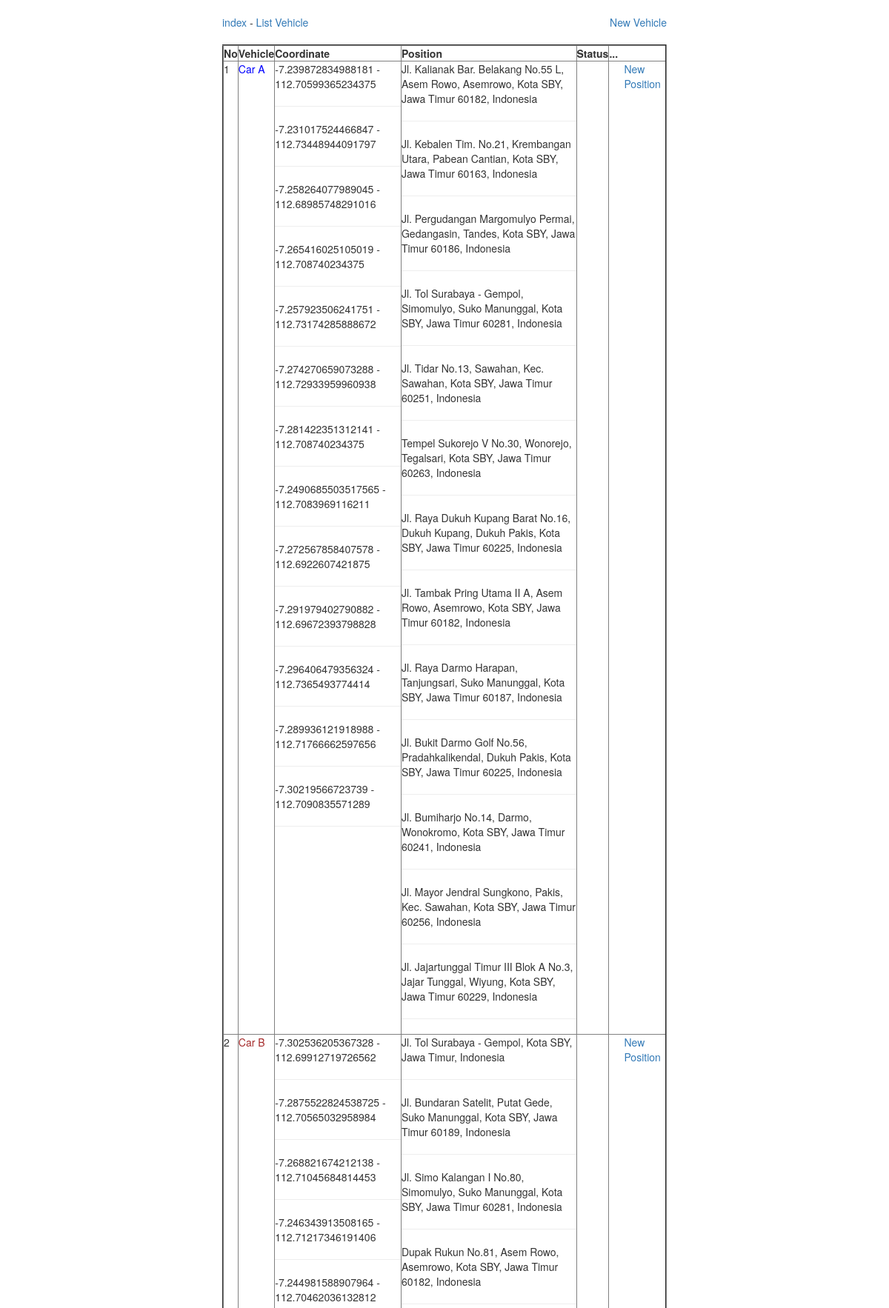
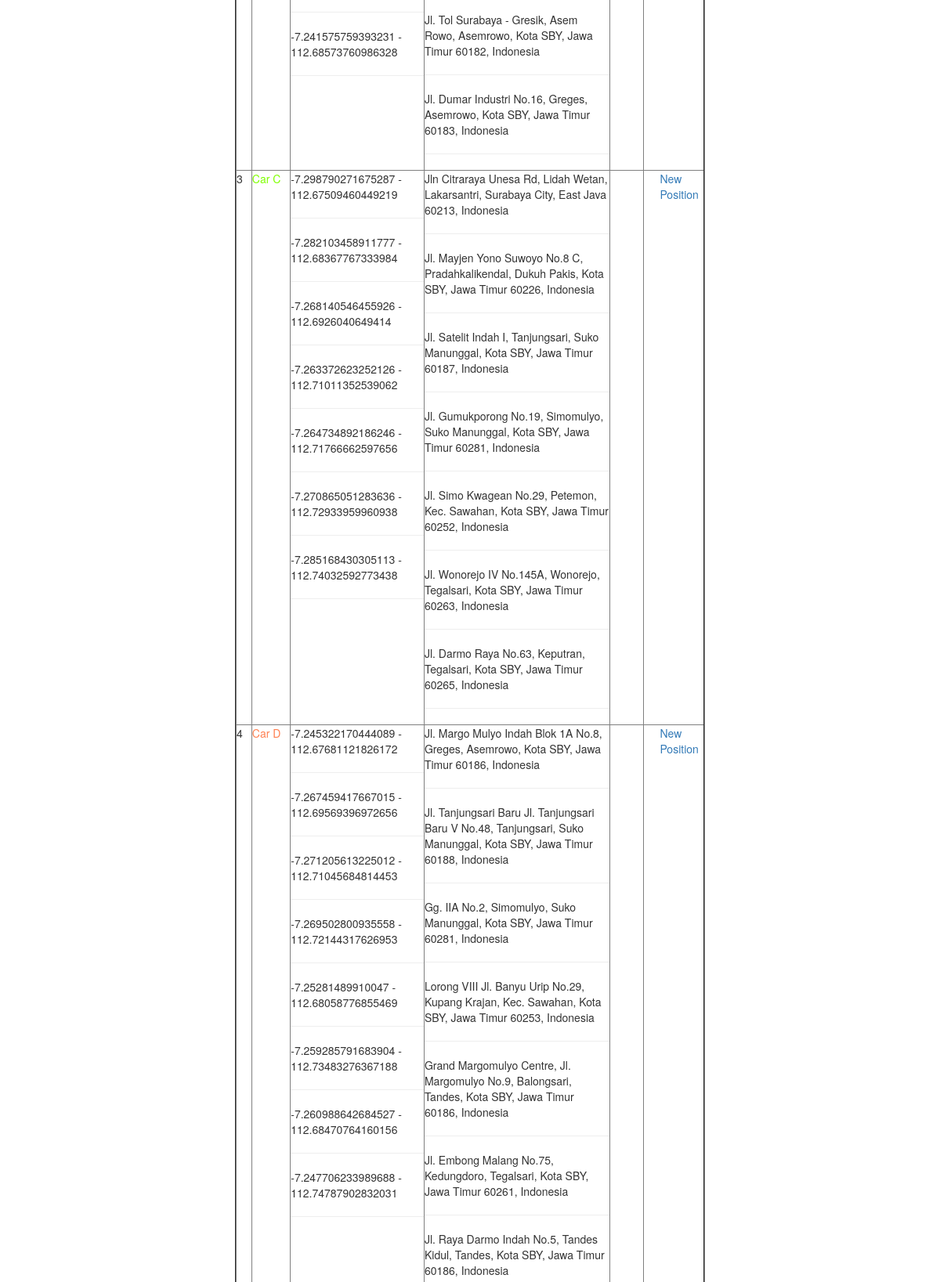
Screenshot of /listvehicle.php (upper part) with the database file from the repository (2 pictures, top to bottom).
### tables this page shows
CREATE TABLE `vehicle` (
  `id` int(11) NOT NULL AUTO_INCREMENT,
  `name` varchar(2226) NOT NULL,
  `color` varchar(2225) DEFAULT NULL,
  PRIMARY KEY (`id`)
);

CREATE TABLE `route_vehicle` (
  `id` int(11) NOT NULL AUTO_INCREMENT,
  `id_vehicle` int(11) NOT NULL,
  `position` varchar(2225) NOT NULL,
  `lng` varchar(2225) NOT NULL,
  `lat` varchar(2225) NOT NULL,
  PRIMARY KEY (`id`)
);

### listvehicle.php (the view, shortened to what this page needs)
<!DOCTYPE html >
  <head>
    <link rel="stylesheet" href="https://maxcdn.bootstrapcdn.com/bootstrap/3.3.7/css/bootstrap.min.css">
  </head>
  <body>
    <div id="show">
        <a href="index.php">index</a> -
        <a href="listvehicle.php">List Vehicle</a>
        <a data-toggle="modal" data-target="#newvehicle" style="float: right; cursor: pointer; margin-left: 20px;">New Vehicle </a>
    </div>
    <div id="map">
      <table border="2px;" style="width: 100%;">
        <thead>
          <tr>
            <th>No</th>
            <th>Vehicle</th>
            <th>Coordinate</th>
            <th>Position</th>
            <th>Status</th>
            <th>...</th>
          </tr>
        </thead>
        <tbody>
          <?php
          include "database.php";
          $no     = 1;
          $query  = "SELECT * FROM vehicle";
          $result = $connection->query($query);
          while ($row = @mysqli_fetch_assoc($result)){
          ?>
          <tr>
            <td valign="top"><?php echo $no++;?></td>
            <td valign="top"><span style="color: <?php echo $row['color']?>;"><?php echo $row['name'];?></span></td>
            <td valign="top">
              <?php
              $query_coordinate = "SELECT * FROM route_vehicle where id_vehicle = ".$row['id']." ";
              $coordinate = $connection->query($query_coordinate);
              while ($data_coordinate = @mysqli_fetch_assoc($coordinate)){
                echo $data_coordinate['lat'].' - '.$data_coordinate['lng'].'<hr>';
              }
              ?>
            </td>
            <td valign="top">
              <?php
              $query_coordinate = "SELECT * FROM route_vehicle where id_vehicle = ".$row['id']." ";
              $coordinate = $connection->query($query_coordinate);
              while ($data_coordinate = @mysqli_fetch_assoc($coordinate)){
                echo $data_coordinate['position'].'<hr>';
              }
              ?>
            </td>
            <td valign="top"></td>
            <td valign="top"><a href="newposition.php?id_car=<?php echo $row['id']?>&name_car=<?php echo $row['name']?>" style="float: right; cursor: pointer; margin-left: 20px;">New Position </a></td>
          </tr>
          <?php } ?>
        </tbody>
      </table>
    </div>
  </body>
</html>

### listvehicle.php (style rules this page uses)
#map { height: 50%; width: 50%; margin-left:auto; margin-right:auto; margin-top:auto; margin-bottom:auto; left:0; right:0; top:0%; bottom:0; }
#show { width: 50%; margin-left:auto; margin-right:auto; margin-top:20px; margin-bottom:20px; left:0; right:0; top:0%; bottom:0; }
html, body { height: 100%; margin: 0; padding: 0; }

### rows the page displays
vehicle: name "Car A"
route_vehicle: lat "-7.239872834988181", lng "112.70599365234375", position "Jl. Kalianak Bar. Belakang No.55 L, Asem Rowo, Asemrowo, Kota SBY, Jawa Timur 60182, Indonesia"
route_vehicle: lat "-7.231017524466847", lng "112.73448944091797", position "Jl. Kebalen Tim. No.21, Krembangan Utara, Pabean Cantian, Kota SBY, Jawa Timur 60163, Indonesia"
route_vehicle: lat "-7.258264077989045", lng "112.68985748291016", position "Jl. Pergudangan Margomulyo Permai, Gedangasin, Tandes, Kota SBY, Jawa Timur 60186, Indonesia"
route_vehicle: lat "-7.265416025105019", lng "112.708740234375", position "Jl. Tol Surabaya - Gempol, Simomulyo, Suko Manunggal, Kota SBY, Jawa Timur 60281, Indonesia"
route_vehicle: lat "-7.257923506241751", lng "112.73174285888672", position "Jl. Tidar No.13, Sawahan, Kec. Sawahan, Kota SBY, Jawa Timur 60251, Indonesia"
route_vehicle: lat "-7.274270659073288", lng "112.72933959960938", position "Tempel Sukorejo V No.30, Wonorejo, Tegalsari, Kota SBY, Jawa Timur 60263, Indonesia"
route_vehicle: lat "-7.281422351312141", lng "112.708740234375", position "Jl. Raya Dukuh Kupang Barat No.16, Dukuh Kupang, Dukuh Pakis, Kota SBY, Jawa Timur 60225, Indonesia"
route_vehicle: lat "-7.2490685503517565", lng "112.7083969116211", position "Jl. Tambak Pring Utama II A, Asem Rowo, Asemrowo, Kota SBY, Jawa Timur 60182, Indonesia"
route_vehicle: lat "-7.272567858407578", lng "112.6922607421875", position "Jl. Raya Darmo Harapan, Tanjungsari, Suko Manunggal, Kota SBY, Jawa Timur 60187, Indonesia"
route_vehicle: lat "-7.291979402790882", lng "112.69672393798828", position "Jl. Bukit Darmo Golf No.56, Pradahkalikendal, Dukuh Pakis, Kota SBY, Jawa Timur 60225, Indonesia"
route_vehicle: lat "-7.296406479356324", lng "112.7365493774414", position "Jl. Bumiharjo No.14, Darmo, Wonokromo, Kota SBY, Jawa Timur 60241, Indonesia"
route_vehicle: lat "-7.289936121918988", lng "112.71766662597656", position "Jl. Mayor Jendral Sungkono, Pakis, Kec. Sawahan, Kota SBY, Jawa Timur 60256, Indonesia"
route_vehicle: lat "-7.30219566723739", lng "112.7090835571289", position "Jl. Jajartunggal Timur III Blok A No.3, Jajar Tunggal, Wiyung, Kota SBY, Jawa Timur 60229, Indonesia"
vehicle: name "Car B"
route_vehicle: lat "-7.302536205367328", lng "112.69912719726562", position "Jl. Tol Surabaya - Gempol, Kota SBY, Jawa Timur, Indonesia"
route_vehicle: lat "-7.2875522824538725", lng "112.70565032958984", position "Jl. Bundaran Satelit, Putat Gede, Suko Manunggal, Kota SBY, Jawa Timur 60189, Indonesia"
route_vehicle: lat "-7.268821674212138", lng "112.71045684814453", position "Jl. Simo Kalangan I No.80, Simomulyo, Suko Manunggal, Kota SBY, Jawa Timur 60281, Indonesia"
route_vehicle: lat "-7.246343913508165", lng "112.71217346191406", position "Dupak Rukun No.81, Asem Rowo, Asemrowo, Kota SBY, Jawa Timur 60182, Indonesia"
route_vehicle: lat "-7.244981588907964", lng "112.70462036132812", position "Jl. Tol Surabaya - Gresik, Asem Rowo, Asemrowo, Kota SBY, Jawa Timur 60182, Indonesia"
route_vehicle: lat "-7.241575759393231", lng "112.68573760986328", position "Jl. Dumar Industri No.16, Greges, Asemrowo, Kota SBY, Jawa Timur 60183, Indonesia"
vehicle: name "Car C"
route_vehicle: lat "-7.298790271675287", lng "112.67509460449219", position "Jln Citraraya Unesa Rd, Lidah Wetan, Lakarsantri, Surabaya City, East Java 60213, Indonesia"
route_vehicle: lat "-7.282103458911777", lng "112.68367767333984", position "Jl. Mayjen Yono Suwoyo No.8 C, Pradahkalikendal, Dukuh Pakis, Kota SBY, Jawa Timur 60226, Indonesia"
route_vehicle: lat "-7.268140546455926", lng "112.6926040649414", position "Jl. Satelit Indah I, Tanjungsari, Suko Manunggal, Kota SBY, Jawa Timur 60187, Indonesia"
route_vehicle: lat "-7.263372623252126", lng "112.71011352539062", position "Jl. Gumukporong No.19, Simomulyo, Suko Manunggal, Kota SBY, Jawa Timur 60281, Indonesia"
route_vehicle: lat "-7.264734892186246", lng "112.71766662597656", position "Jl. Simo Kwagean No.29, Petemon, Kec. Sawahan, Kota SBY, Jawa Timur 60252, Indonesia"
route_vehicle: lat "-7.270865051283636", lng "112.72933959960938", position "Jl. Wonorejo IV No.145A, Wonorejo, Tegalsari, Kota SBY, Jawa Timur 60263, Indonesia"
route_vehicle: lat "-7.285168430305113", lng "112.74032592773438", position "Jl. Darmo Raya No.63, Keputran, Tegalsari, Kota SBY, Jawa Timur 60265, Indonesia"
vehicle: name "Car D"
route_vehicle: lat "-7.245322170444089", lng "112.67681121826172", position "Jl. Margo Mulyo Indah Blok 1A No.8, Greges, Asemrowo, Kota SBY, Jawa Timur 60186, Indonesia"
route_vehicle: lat "-7.267459417667015", lng "112.69569396972656", position "Jl. Tanjungsari Baru Jl. Tanjungsari Baru V No.48, Tanjungsari, Suko Manunggal, Kota SBY, Jawa Timur 60188, Indonesia"
route_vehicle: lat "-7.271205613225012", lng "112.71045684814453", position "Gg. IIA No.2, Simomulyo, Suko Manunggal, Kota SBY, Jawa Timur 60281, Indonesia"
route_vehicle: lat "-7.269502800935558", lng "112.72144317626953", position "Lorong VIII Jl. Banyu Urip No.29, Kupang Krajan, Kec. Sawahan, Kota SBY, Jawa Timur 60253, Indonesia"
route_vehicle: lat "-7.25281489910047", lng "112.68058776855469", position "Grand Margomulyo Centre, Jl. Margomulyo No.9, Balongsari, Tandes, Kota SBY, Jawa Timur 60186, Indonesia"
route_vehicle: lat "-7.259285791683904", lng "112.73483276367188", position "Jl. Embong Malang No.75, Kedungdoro, Tegalsari, Kota SBY, Jawa Timur 60261, Indonesia"
route_vehicle: lat "-7.260988642684527", lng "112.68470764160156", position "Jl. Raya Darmo Indah No.5, Tandes Kidul, Tandes, Kota SBY, Jawa Timur 60186, Indonesia"
route_vehicle: lat "-7.247706233989688", lng "112.74787902832031"
